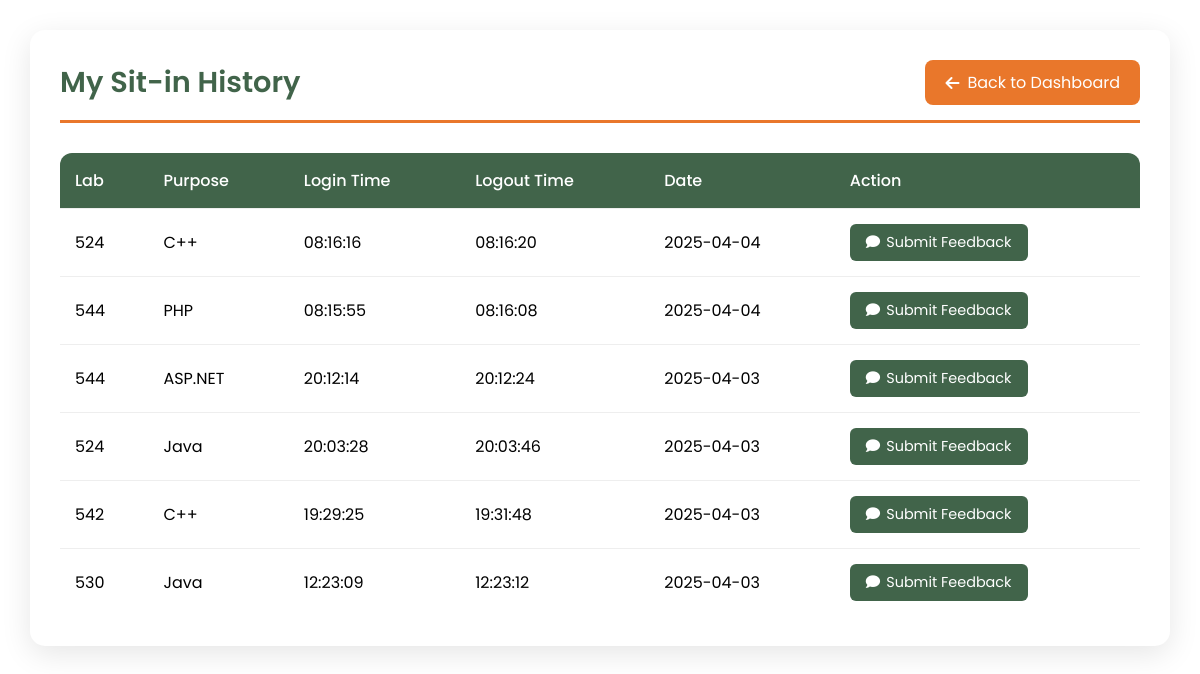
Page /history (signed in) on the earlier database version.
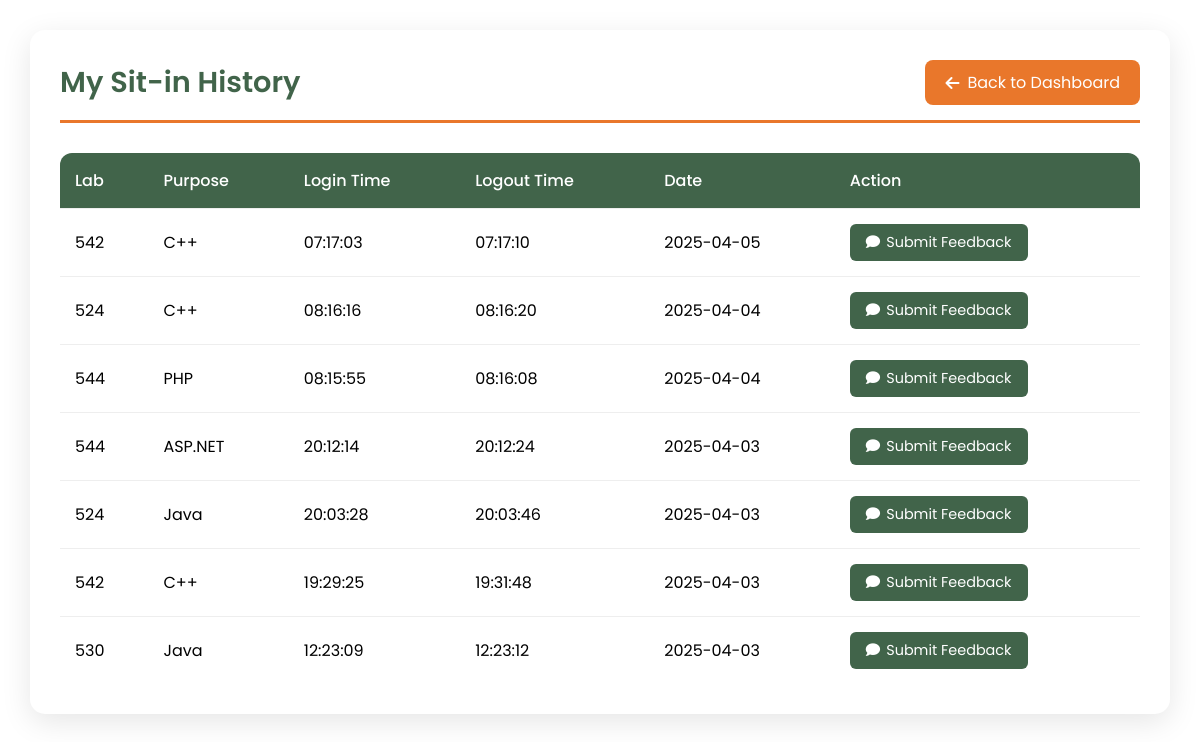
Same page on the later database version.
### tables this page shows
CREATE TABLE sit_in_records (
            id INTEGER PRIMARY KEY AUTOINCREMENT,
            id_number TEXT NOT NULL,
            purpose TEXT NOT NULL,
            lab TEXT NOT NULL,
            login_time TEXT NOT NULL,
            logout_time TEXT,
            date TEXT NOT NULL,
            FOREIGN KEY (id_number) REFERENCES users(idno)
        );

### app.py (the view, shortened to what this page needs)
@app.route('/history', methods=['GET', 'POST'])
def sit_history():
    if 'user_id' not in session:
        flash("Please log in first!", "danger")
        return redirect(url_for('login'))
    user_id = session['user_id']
    conn = sqlite3.connect("users.db")
    cursor = conn.cursor()
    cursor.execute("SELECT idno FROM users WHERE id = ?", (user_id,))
    user = cursor.fetchone()
    if not user:
        flash("User not found!", "danger")
        return redirect(url_for('login'))
    id_number = user[0]
    cursor.execute("""
        SELECT lab, purpose, login_time, logout_time, date
        FROM sit_in_records
        WHERE id_number = ?
        ORDER BY date DESC, login_time DESC
    """, (id_number,))
    history = cursor.fetchall()
    cursor.execute("""
        SELECT feedback_text, lab, submitted_on
        FROM feedback
        WHERE id_number = ?
        ORDER BY submitted_on DESC
    """, (id_number,))
    feedbacks = cursor.fetchall()
    conn.close()
    return render_template('history.html', history=history, feedbacks=feedbacks, id_number=id_number)

### templates/history.html (shortened to what this page needs)
<!DOCTYPE html>
<html lang="en">
<head>
    <link rel="stylesheet" href="https://cdnjs.cloudflare.com/ajax/libs/font-awesome/6.0.0/css/all.min.css">
</head>
<body>
    <div class="container">
        <div class="header">
            <h2>My Sit-in History</h2>
            <a href="{{ url_for('student_dashboard') }}" class="back-btn">
                <i class="fas fa-arrow-left"></i>
                Back to Dashboard
            </a>
        </div>
        {% if history %}
        <table>
            <thead>
                <tr>
                    <th>Lab</th>
                    <th>Purpose</th>
                    <th>Login Time</th>
                    <th>Logout Time</th>
                    <th>Date</th>
                    <th>Action</th>
                </tr>
            </thead>
            <tbody>
                {% for record in history %}
                <tr>
                    <td>{{ record[0] }}</td>
                    <td>{{ record[1] }}</td>
                    <td>{{ record[2] }}</td>
                    <td>{{ record[3] or 'Ongoing' }}</td>
                    <td>{{ record[4] }}</td>
                    <td>
                        <button class="feedback-btn" onclick="openFeedbackModal('{{ record[0] }}', '{{ record[4] }}')">
                            <i class="fas fa-comment"></i>
                            Submit Feedback
                        </button>
                    </td>
                </tr>
                {% endfor %}
            </tbody>
        </table>
        {% else %}
        <p style="text-align: center; color: #666; padding: 20px;">No sit-in history found.</p>
        {% endif %}
    </div>
</body>
</html>

Differences in the rows shown:
added sit_in_records: lab "542", purpose "C++", login_time "07:17:03", logout_time "07:17:10", date "2025-04-05"
